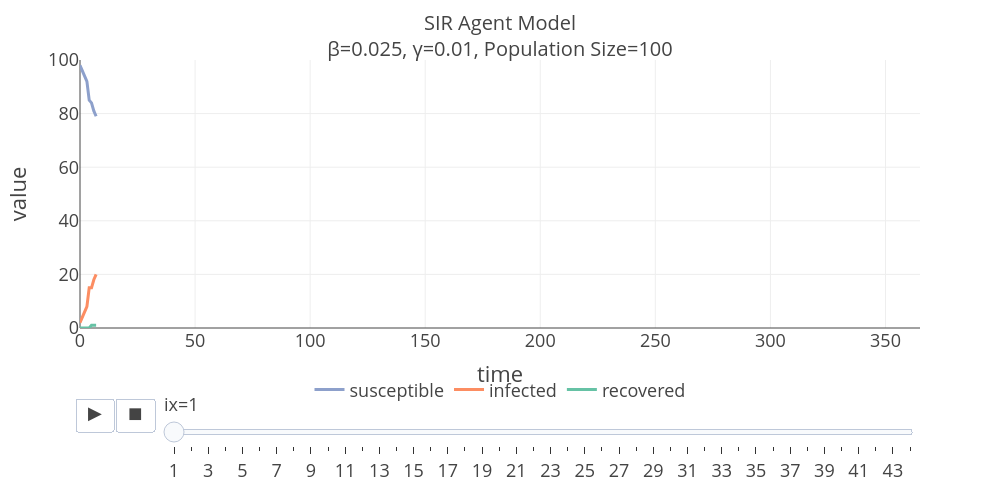

Notebook cell for this chart:
### Code cell
fig = px.line(animation_df, 
              x="time", 
              y=groups, 
              animation_frame="ix", 
              color_discrete_map=color_map)
fig.update_layout(**graph_params, xaxis_range=[0, 365], yaxis_range=[0, 100])
fig.layout.updatemenus[0].buttons[0]['args'][1]['frame']['redraw'] = True
fig.show()

### Figure 1 — Plotly figure (JSON) as saved in the notebook; plotly's stock layout.template omitted (floating-point values rounded to 4 significant figures)
{"data": [{"hovertemplate": "variable=susceptible<br>ix=1<br>time=%{x}<br>value=%{y}<extra></extra>", "legendgroup": "susceptible", "line": {"color": "#8da0cb", "dash": "solid"}, "marker": {"symbol": "circle"}, "mode": "lines", "name": "susceptible", "orientation": "v", "showlegend": true, "type": "scatter", "x": [0, 1, 2, 3, 4, 5, 6, 7], "xaxis": "x", "y": [98, 96, 94, 92, 85, 84, 81, 79], "yaxis": "y"}, {"hovertemplate": "variable=infected<br>ix=1<br>time=%{x}<br>value=%{y}<extra></extra>", "legendgroup": "infected", "line": {"color": "#fc8d62", "dash": "solid"}, "marker": {"symbol": "circle"}, "mode": "lines", "name": "infected", "orientation": "v", "showlegend": true, "type": "scatter", "x": [0, 1, 2, 3, 4, 5, 6, 7], "xaxis": "x", "y": [2, 4, 6, 8, 15, 15, 18, 20], "yaxis": "y"}, {"hovertemplate": "variable=recovered<br>ix=1<br>time=%{x}<br>value=%{y}<extra></extra>", "legendgroup": "recovered", "line": {"color": "#66c2a5", "dash": "solid"}, "marker": {"symbol": "circle"}, "mode": "lines", "name": "recovered", "orientation": "v", "showlegend": true, "type": "scatter", "x": [0, 1, 2, 3, 4, 5, 6, 7], "xaxis": "x", "y": [0, 0, 0, 0, 0, 1, 1, 1], "yaxis": "y"}], "layout": {"height": 500, "legend": {"orientation": "h", "title": {"text": ""}, "tracegroupgap": 0, "x": 0.5, "xanchor": "center", "y": -0.3, "yanchor": "bottom"}, "margin": {"t": 60}, "sliders": [{"active": 0, "currentvalue": {"prefix": "ix="}, "len": 0.9, "pad": {"b": 10, "t": 60}, "steps": [{"args": [["1"], {"frame": {"duration": 0, "redraw": false}, "fromcurrent": true, "mode": "immediate", "transition": {"duration": 0, "easing": "linear"}}], "label": "1", "method": "animate"}, {"args": [["2"], {"frame": {"duration": 0, "redraw": false}, "fromcurrent": true, "mode": "immediate", "transition": {"duration": 0, "easing": "linear"}}], "label": "2", "method": "animate"}, {"args": [["3"], {"frame": {"duration": 0, "redraw": false}, "fromcurrent": true, "mode": "immediate", "transition": {"duration": 0, "easing": "linear"}}], "label": "3", "method": "animate"}, {"args": [["4"], {"frame": {"duration": 0, "redraw": false}, "fromcurrent": true, "mode": "immediate", "transition": {"duration": 0, "easing": "linear"}}], "label": "4", "method": "animate"}, {"args": [["5"], {"frame": {"duration": 0, "redraw": false}, "fromcurrent": true, "mode": "immediate", "transition": {"duration": 0, "easing": "linear"}}], "label": "5", "method": "animate"}, {"args": [["6"], {"frame": {"duration": 0, "redraw": false}, "fromcurrent": true, "mode": "immediate", "transition": {"duration": 0, "easing": "linear"}}], "label": "6", "method": "animate"}, {"args": [["7"], {"frame": {"duration": 0, "redraw": false}, "fromcurrent": true, "mode": "immediate", "transition": {"duration": 0, "easing": "linear"}}], "label": "7", "method": "animate"}, {"args": [["8"], {"frame": {"duration": 0, "redraw": false}, "fromcurrent": true, "mode": "immediate", "transition": {"duration": 0, "easing": "linear"}}], "label": "8", "method": "animate"}, {"args": [["9"], {"frame": {"duration": 0, "redraw": false}, "fromcurrent": true, "mode": "immediate", "transition": {"duration": 0, "easing": "linear"}}], "label": "9", "method": "animate"}, {"args": [["10"], {"frame": {"duration": 0, "redraw": false}, "fromcurrent": true, "mode": "immediate", "transition": {"duration": 0, "easing": "linear"}}], "label": "10", "method": "animate"}, {"args": [["11"], {"frame": {"duration": 0, "redraw": false}, "fromcurrent": true, "mode": "immediate", "transition": {"duration": 0, "easing": "linear"}}], "label": "11", "method": "animate"}, {"args": [["12"], {"frame": {"duration": 0, "redraw": false}, "fromcurrent": true, "mode": "immediate", "transition": {"duration": 0, "easing": "linear"}}], "label": "12", "method": "animate"}, {"args": [["13"], {"frame": {"duration": 0, "redraw": false}, "fromcurrent": true, "mode": "immediate", "transition": {"duration": 0, "easing": "linear"}}], "label": "13", "method": "animate"}, {"args": [["14"], {"frame": {"duration": 0, "redraw": false}, "fromcurrent": true, "mode": "immediate", "transition": {"duration": 0, "easing": "linear"}}], "label": "14", "method": "animate"}, {"args": [["15"], {"frame": {"duration": 0, "redraw": false}, "fromcurrent": true, "mode": "immediate", "transition": {"duration": 0, "easing": "linear"}}], "label": "15", "method": "animate"}, {"args": [["16"], {"frame": {"duration": 0, "redraw": false}, "fromcurrent": true, "mode": "immediate", "transition": {"duration": 0, "easing": "linear"}}], "label": "16", "method": "animate"}, {"args": [["17"], {"frame": {"duration": 0, "redraw": false}, "fromcurrent": true, "mode": "immediate", "transition": {"duration": 0, "easing": "linear"}}], "label": "17", "method": "animate"}, {"args": [["18"], {"frame": {"duration": 0, "redraw": false}, "fromcurrent": true, "mode": "immediate", "transition": {"duration": 0, "easing": "linear"}}], "label": "18", "method": "animate"}, {"args": [["19"], {"frame": {"duration": 0, "redraw": false}, "fromcurrent": true, "mode": "immediate", "transition": {"duration": 0, "easing": "linear"}}], "label": "19", "method": "animate"}, {"args": [["20"], {"frame": {"duration": 0, "redraw": false}, "fromcurrent": true, "mode": "immediate", "transition": {"duration": 0, "easing": "linear"}}], "label": "20", "method": "animate"}, {"args": [["21"], {"frame": {"duration": 0, "redraw": false}, "fromcurrent": true, "mode": "immediate", "transition": {"duration": 0, "easing": "linear"}}], "label": "21", "method": "animate"}, {"args": [["22"], {"frame": {"duration": 0, "redraw": false}, "fromcurrent": true, "mode": "immediate", "transition": {"duration": 0, "easing": "linear"}}], "label": "22", "method": "animate"}, {"args": [["23"], {"frame": {"duration": 0, "redraw": false}, "fromcurrent": true, "mode": "immediate", "transition": {"duration": 0, "easing": "linear"}}], "label": "23", "method": "animate"}, {"args": [["24"], {"frame": {"duration": 0, "redraw": false}, "fromcurrent": true, "mode": "immediate", "transition": {"duration": 0, "easing": "linear"}}], "label": "24", "method": "animate"}, {"args": [["25"], {"frame": {"duration": 0, "redraw": false}, "fromcurrent": true, "mode": "immediate", "transition": {"duration": 0, "easing": "linear"}}], "label": "25", "method": "animate"}, {"args": [["26"], {"frame": {"duration": 0, "redraw": false}, "fromcurrent": true, "mode": "immediate", "transition": {"duration": 0, "easing": "linear"}}], "label": "26", "method": "animate"}, {"args": [["27"], {"frame": {"duration": 0, "redraw": false}, "fromcurrent": true, "mode": "immediate", "transition": {"duration": 0, "easing": "linear"}}], "label": "27", "method": "animate"}, {"args": [["28"], {"frame": {"duration": 0, "redraw": false}, "fromcurrent": true, "mode": "immediate", "transition": {"duration": 0, "easing": "linear"}}], "label": "28", "method": "animate"}, {"args": [["29"], {"frame": {"duration": 0, "redraw": false}, "fromcurrent": true, "mode": "immediate", "transition": {"duration": 0, "easing": "linear"}}], "label": "29", "method": "animate"}, {"args": [["30"], {"frame": {"duration": 0, "redraw": false}, "fromcurrent": true, "mode": "immediate", "transition": {"duration": 0, "easing": "linear"}}], "label": "30", "method": "animate"}, {"args": [["31"], {"frame": {"duration": 0, "redraw": false}, "fromcurrent": true, "mode": "immediate", "transition": {"duration": 0, "easing": "linear"}}], "label": "31", "method": "animate"}, {"args": [["32"], {"frame": {"duration": 0, "redraw": false}, "fromcurrent": true, "mode": "immediate", "transition": {"duration": 0, "easing": "linear"}}], "label": "32", "method": "animate"}, {"args": [["33"], {"frame": {"duration": 0, "redraw": false}, "fromcurrent": true, "mode": "immediate", "transition": {"duration": 0, "easing": "linear"}}], "label": "33", "method": "animate"}, {"args": [["34"], {"frame": {"duration": 0, "redraw": false}, "fromcurrent": true, "mode": "immediate", "transition": {"duration": 0, "easing": "linear"}}], "label": "34", "method": "animate"}, {"args": [["35"], {"frame": {"duration": 0, "redraw": false}, "fromcurrent": true, "mode": "immediate", "transition": {"duration": 0, "easing": "linear"}}], "label": "35", "method": "animate"}, {"args": [["36"], {"frame": {"duration": 0, "redraw": false}, "fromcurrent": true, "mode": "immediate", "transition": {"duration": 0, "easing": "linear"}}], "label": "36", "method": "animate"}, {"args": [["37"], {"frame": {"duration": 0, "redraw": false}, "fromcurrent": true, "mode": "immediate", "transition": {"duration": 0, "easing": "linear"}}], "label": "37", "method": "animate"}, {"args": [["38"], {"frame": {"duration": 0, "redraw": false}, "fromcurrent": true, "mode": "immediate", "transition": {"duration": 0, "easing": "linear"}}], "label": "38", "method": "animate"}, {"args": [["39"], {"frame": {"duration": 0, "redraw": false}, "fromcurrent": true, "mode": "immediate", "transition": {"duration": 0, "easing": "linear"}}], "label": "39", "method": "animate"}, {"args": [["40"], {"frame": {"duration": 0, "redraw": false}, "fromcurrent": true, "mode": "immediate", "transition": {"duration": 0, "easing": "linear"}}], "label": "40", "method": "animate"}, {"args": [["41"], {"frame": {"duration": 0, "redraw": false}, "fromcurrent": true, "mode": "immediate", "transition": {"duration": 0, "easing": "linear"}}], "label": "41", "method": "animate"}, {"args": [["42"], {"frame": {"duration": 0, "redraw": false}, "fromcurrent": true, "mode": "immediate", "transition": {"duration": 0, "easing": "linear"}}], "label": "42", "method": "animate"}, {"args": [["43"], {"frame": {"duration": 0, "redraw": false}, "fromcurrent": true, "mode": "immediate", "transition": {"duration": 0, "easing": "linear"}}], "label": "43", "method": "animate"}, {"args": [["44"], {"frame": {"duration": 0, "redraw": false}, "fromcurrent": true, "mode": "immediate", "transition": {"duration": 0, "easing": "linear"}}], "label": "44", "method": "animate"}], "x": 0.1, "xanchor": "left", "y": 0, "yanchor": "top"}], "title": {"font": {"size": 20}, "text": "SIR Agent Model<br>β=0.025, γ=0.01, Population Size=100"}, "updatemenus": [{"buttons": [{"args": [null, {"frame": {"duration": 500, "redraw": true}, "fromcurrent": true, "mode": "immediate", "transition": {"duration": 500, "easing": "linear"}}], "label": "&#9654;", "method": "animate"}, {"args": [[null], {"frame": {"duration": 0, "redraw": false}, "fromcurrent": true, "mode": "immediate", "transition": {"duration": 0, "easing": "linear"}}], "label": "&#9724;", "method": "animate"}], "direction": "left", "pad": {"r": 10, "t": 70}, "showactive": false, "type": "buttons", "x": 0.1, "xanchor": "right", "y": 0, "yanchor": "top"}], "width": 1000, "xaxis": {"anchor": "y", "domain": [0, 1], "range": [0, 365], "title": {"text": "time"}}, "yaxis": {"anchor": "x", "domain": [0, 1], "range": [0, 100], "title": {"text": "value"}}}}
